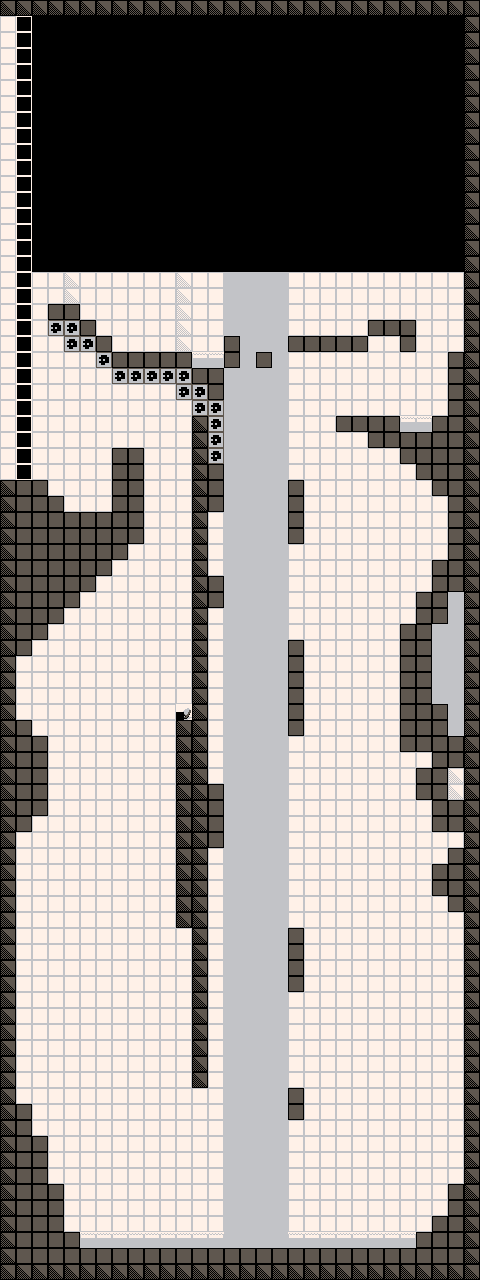

A 2D game scene composited from a Tiled map and its tileset images. What follows is a short description and the map's XML, with each tile layer's data collapsed to a summary:
An orthogonal 60x160 tile map with 8x8 px tiles, 1 tile layer (Tile Layer 1) and 5 objects (spawn_point, cam_area, spawn_checkpoint, map_link, gem).

<map version="1.2" tiledversion="1.3.1" orientation="orthogonal" renderorder="right-down" compressionlevel="0" width="60" height="160" tilewidth="8" tileheight="8" infinite="0" nextlayerid="7" nextobjectid="10">
 <properties>
  <property name="level_id" type="int" value="5" />
 </properties>
 <tileset firstgid="1" source="platformer_sheet_1.tsx" />
 <layer id="6" name="Tile Layer 1" width="60" height="160">
  <data>[9600 cells, 7872 non-empty, 32 distinct tile ids]</data>
 </layer>
 <objectgroup id="2" name="Object Layer 1">
  <object id="1" name="top_left" type="spawn_point" x="16" y="456" width="32" height="24">
   <properties>
    <property name="type" value="side" />
   </properties>
  </object>
  <object id="2" name="camera" type="cam_area" x="16" y="272" width="448" height="992" />
  <object id="5" name="checkpoint" type="spawn_checkpoint" x="112" y="416" width="32" height="32" />
  <object id="6" name="link" type="map_link" x="0" y="16" width="16" height="464">
   <properties>
    <property name="dest_map_path" value="Content/raw/map_ow_top.tmx" />
    <property name="dest_spawn_name" value="hotel_exit_left" />
   </properties>
  </object>
  <object id="9" name="gem" type="gem" x="352" y="384" width="16" height="16">
   <properties>
    <property name="ID" type="int" value="9" />
   </properties>
  </object>
 </objectgroup>
</map>
